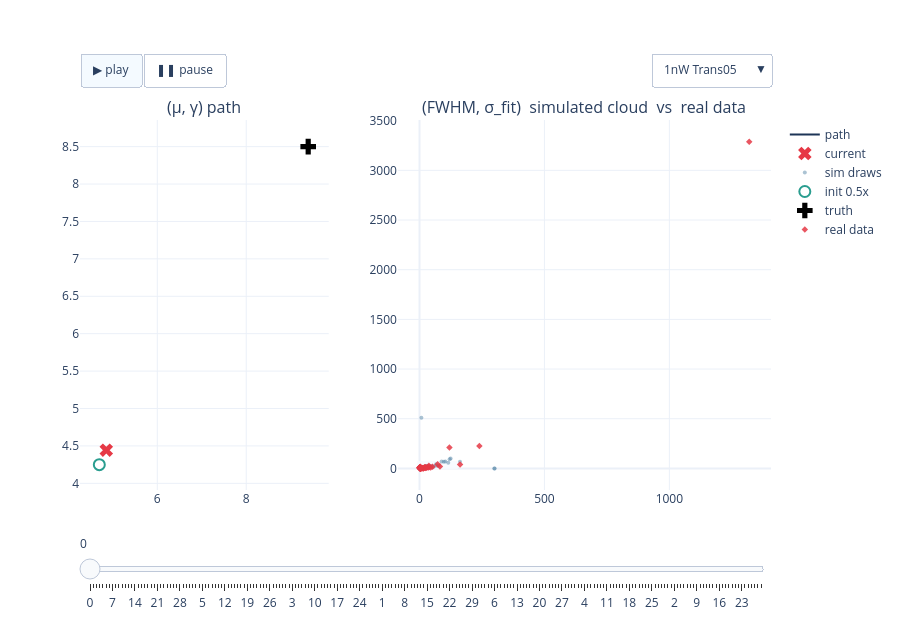

Notebook source saved alongside this figure:
### Code cell
# FIG 1a — 1nW interactive: path + cloud, experiment dropdown + play/slider   (22a verbatim)
fig_1nW = build_power_figure(RESULTS, '1nW')
if fig_1nW is not None:
    _h = os.path.join(REPO_ROOT, 'notebooks', '24_realdata_accuracy', '24ab-fig1a-1nW-paths-clouds.html')
    fig_1nW.write_html(_h, include_plotlyjs='cdn', config=CONFIG_PLOT)
    print('wrote', _h, f'({os.path.getsize(_h)/1e6:.1f} MB)')
    fig_1nW.show(config=CONFIG_PLOT)
